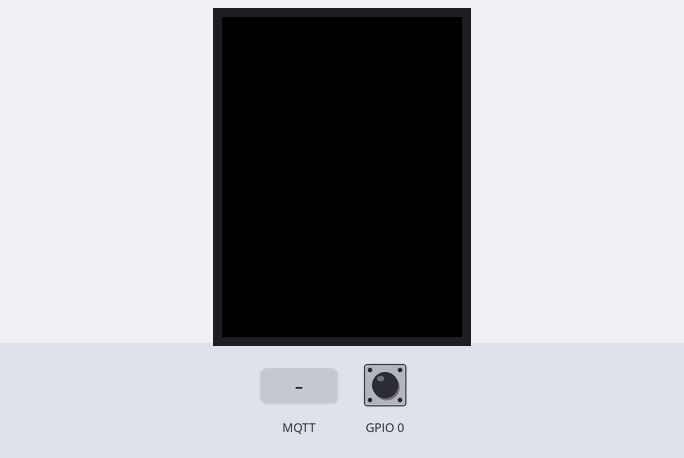
Recording of a sketch running on a simulated ESP32. On the bench: 320×240 colour display. The inputs (shaded band) are chosen by the test bench; at power-on: GPIO 0 HIGH. WiFi joins after 1.5 s; servers stay silent unless stated; no MQTT or app messages arrive unless stated; not simulated (calls return 0 or success): secrets.h; what the sketch prints to the serial monitor is not drawn.

Above: at 3.4 s.
3.5 s: MQTT message "1" arrives on the first subscribed topic
At 4.0 s:
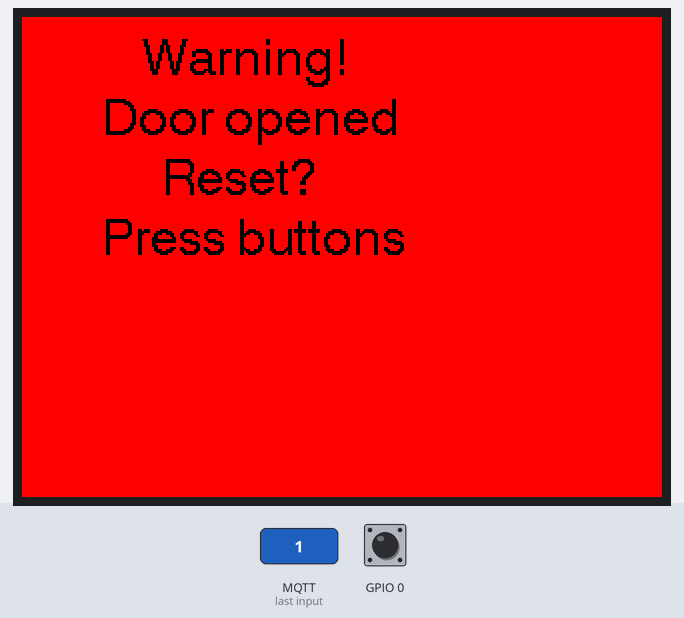
At 5.3 s:
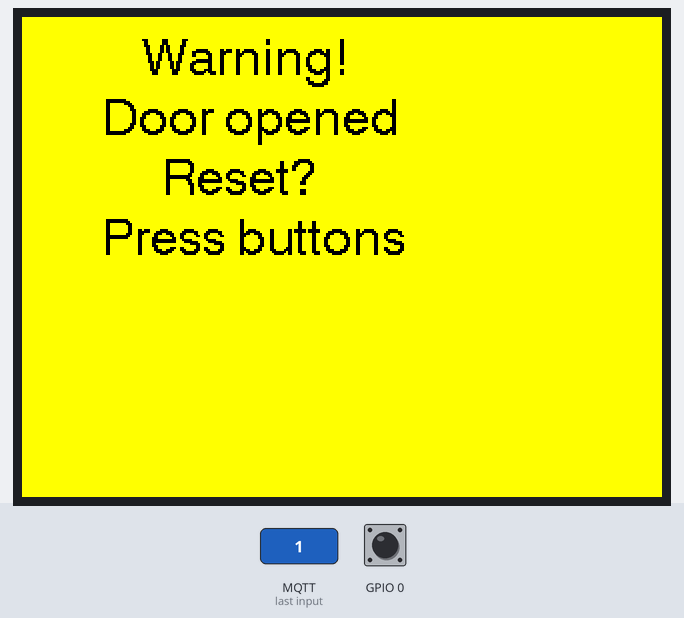
Timing chart, 0 to 6.8 s (numbered marks = the images above; inputs shaded):
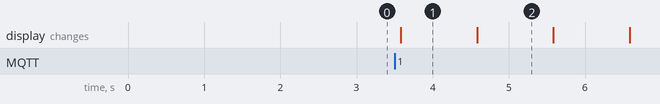

Measured:
- after the input at 3.5 s, the display: changes after 0.08 s (image 1)
- what the display in image 1 shows lasts 1.0 s, from 3.6 s to 4.6 s

The sketch:

ShowOpenDoor.ino
```cpp
#include <ArduinoMqttClient.h>
#include <TFT_eSPI.h>
#include <SPI.h>
#include <WiFi.h>
#include "secrets.h"

char ssid[] = SSID;
char pass [] = password;

const char broker[] = BROKER;
int        port     = 1883;
const char topicMagDate[] = "Cabin/Magnet/DoorOpen";
const char topicNoAlarm[] = "Home/ESP32/NoAlarm";

TFT_eSPI tft = TFT_eSPI();

WiFiClient wifiClient;
MqttClient mqttClient(wifiClient);

const long intervalBlink = 1000;
const long intervalButton = 10000;
unsigned long prevBlink = 0;
unsigned long buttonPress = 0;

bool doorAlarm = false;
bool showOption = true;
bool addNoAlarm = false;
bool screenRed = false;

byte xPos = 6;
byte yPos = 3;

void setup() {
  Serial.begin(115200);

  // Buttons on the ESP32
  pinMode(0,INPUT_PULLUP);
  pinMode(35,INPUT_PULLUP);

  tft.init();
  tft.setRotation(1);
  tft.fillScreen(TFT_BLACK);

  connectWifi();

  Serial.println("You're connected to the network");
  Serial.println();

  mqttClient.setId("EspBoard");

  while(!mqttClient.connect(broker, port)) {
    Serial.print("MQTT connection failed! Error code = ");
    Serial.println(mqttClient.connectError());
  }

  // set the message receive callback
  mqttClient.onMessage(onMqttMessage);

  mqttClient.subscribe(topicMagDate);
}

void loop() {
  if(WiFi.status() != WL_CONNECTED)
    connectWifi();

  mqttClient.poll();

  unsigned long currentMillis = millis();

  if(!doorAlarm && currentMillis - buttonPress >= intervalButton){
    tft.fillScreen(TFT_BLACK);
    tft.setTextColor(TFT_BLACK);
  }

  if(digitalRead(0) == 0 && digitalRead(35) == 0 && showOption){
    buttonPress = currentMillis;
    showOption = false;
    Serial.println("I am pressing both");

    tft.fillScreen(TFT_BLACK);
    tft.setTextColor(TFT_RED);
    tft.drawString("Press left button", 40, 10, 4);
    tft.drawString("for no more", 40, 40, 4);
    tft.drawString("alarms toady", 40, 70, 4);

    doorAlarm = false;
    screenRed = false;
    addNoAlarm = true;
  }

  if(digitalRead(0) == 0 && digitalRead(35) == 1 && addNoAlarm && currentMillis - buttonPress >= 1500){
    addNoAlarm = false;
    buttonPress = currentMillis;

    tft.fillScreen(TFT_BLACK);
    tft.setTextColor(TFT_RED);
    tft.drawString("No more", 60, 20, 4);
    tft.drawString("alarms today", 40, 50, 4);

    mqttClient.beginMessage(topicNoAlarm);
    mqttClient.print(1);
    mqttClient.endMessage();
  }

  if(doorAlarm && currentMillis - prevBlink >= intervalBlink){
    prevBlink = currentMillis;

    if(!screenRed){
      tft.fillScreen(TFT_RED);
      screenRed = true;
    } else{
      tft.fillScreen(TFT_YELLOW);
      screenRed = false;
    }
    tft.setTextColor(TFT_BLACK);
    tft.drawString("Warning!", 60, 10, 4);
    tft.drawString("Door opened", 40, 40, 4);
    tft.drawString("Reset?", 70,70,4);
    tft.drawString("Press buttons", 40,100,4);
  }
}

void connectWifi() {
  WiFi.mode(WIFI_STA);
  WiFi.begin(ssid, pass);
  Serial.print("Connecting to WiFi ..");
  while (WiFi.status() != WL_CONNECTED) {
    Serial.print('.');
    delay(1000);
  }
  Serial.println(WiFi.localIP());
}

void onMqttMessage(int messageSize){
  addNoAlarm = false;
  doorAlarm = true;
  showOption = true;
}
```
